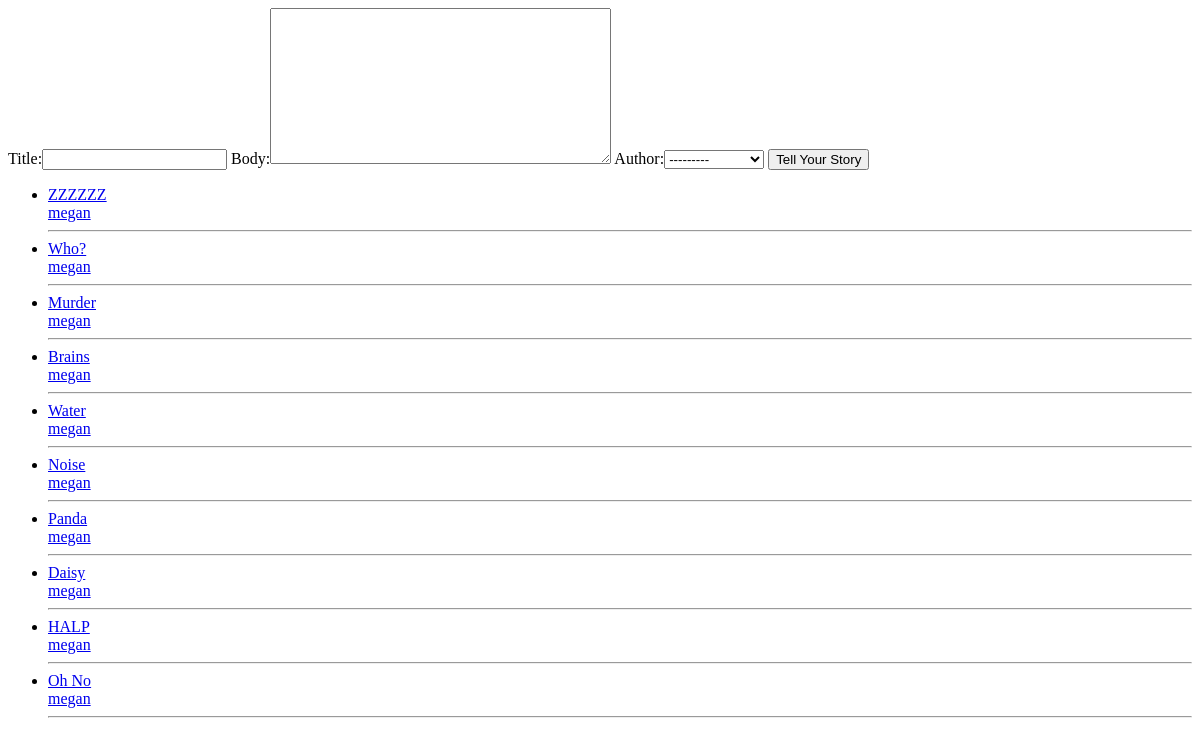
Before: /feed/ with the older database file.
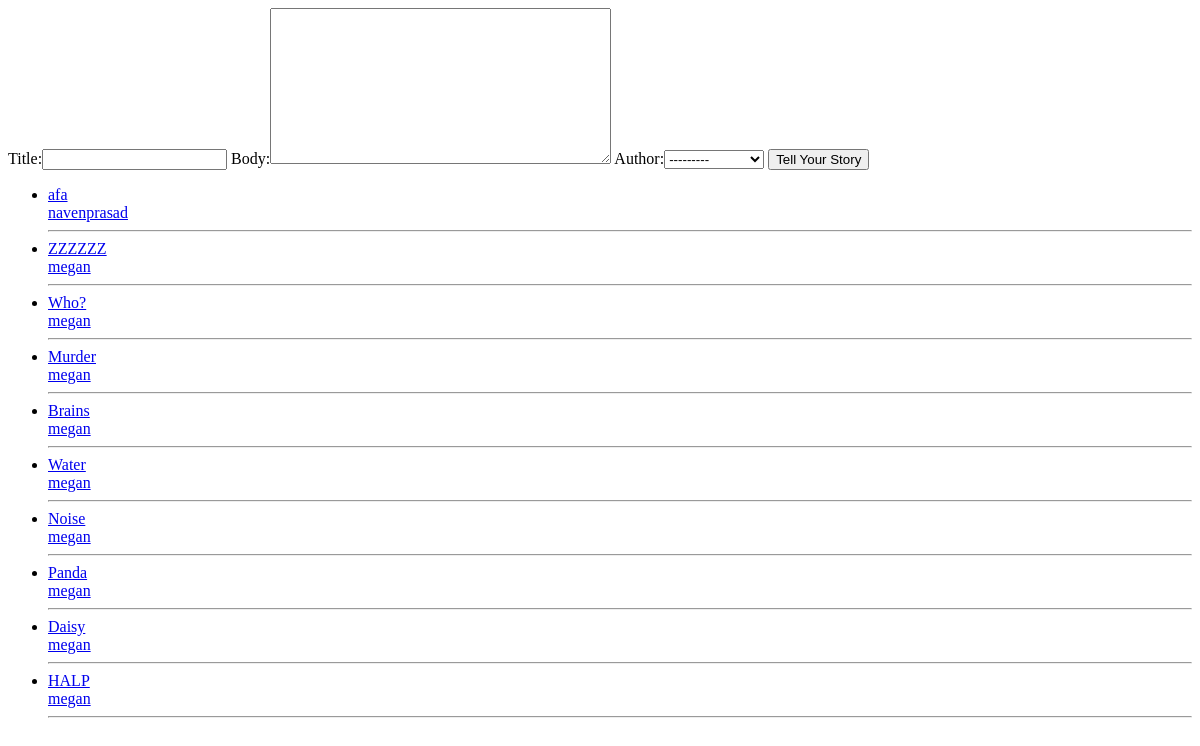
After: the same page with the newer database file.
### feed/models.py (models this page shows, shortened)
class Post(models.Model):
    title = models.CharField(max_length=250)
    body = models.TextField()
    author = models.ForeignKey(User, related_name='feed_post')
    created = models.DateTimeField(auto_now_add=True)
    updated = models.DateTimeField(auto_now=True)

### feed/views.py (the view)
def index(request):
    latest_post_list = Post.objects.order_by('-created')[:10]
    form = PostForm()
    context = {'latest_post_list': latest_post_list, 'form' : form}
    return render(request, 'index.html', context)

### feed/forms.py
class PostForm(forms.ModelForm):
    class Meta:
        model = Post
        fields = ['title', 'body', 'author']

### feed/templates/index.html
<form method='POST' action= ''>{% csrf_token %}
    {{ form }}
    <input type='submit' value="Tell Your Story">
</form>
{% if latest_post_list %}
    <ul>
    {% for post in latest_post_list %}
        <li><a href="/feed/{{ post.id }}/">{{ post.title }} <br> {{ post.author }}</a></li>
        <hr>
    {% endfor %}
    </ul>
{% else %}
    <p>No posts to show are available.</p>
    {{ user }}
    {{ request.user }}
{% endif %}

Changed rows visible on the page:
no longer on this page (row unchanged): Post: title "Oh No", author "megan"
added Post: title "afa", author "navenprasad"
